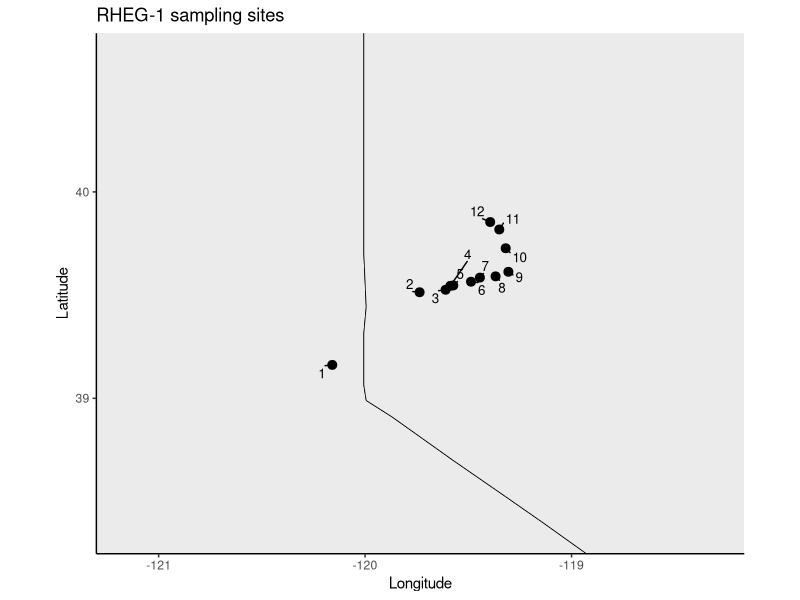
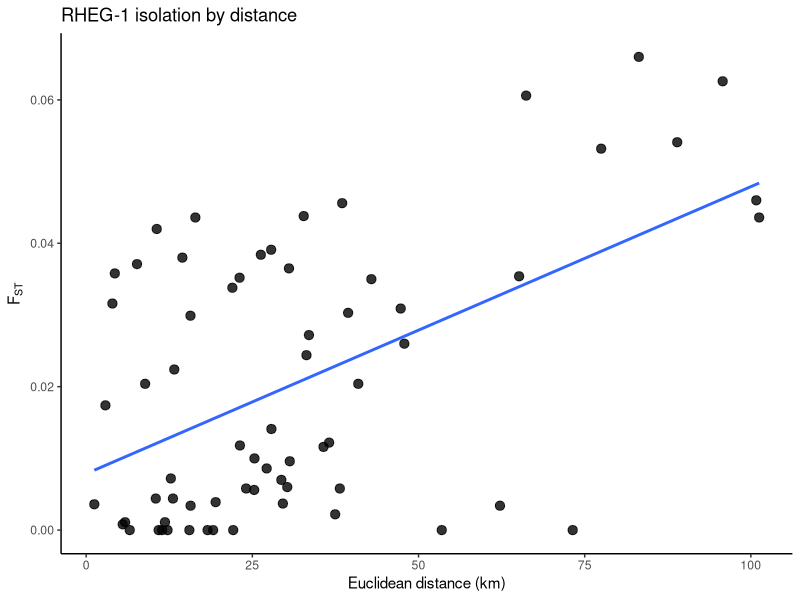

Here is the R script that generated these plots, in order: (Note: this script raises an error after producing the figures.)
# -----------------------------
# RHEG-1 Lahontan redside
# Truckee River, 2008
# pairwise FST matrix + site coordinates + map + IBD plot
# -----------------------------

library(ggplot2)
library(ggrepel)
library(geosphere)
library(maps)

# ------------------------------
# paths
# ------------------------------
save_dir <- "/Users/johnmccall/Library/CloudStorage/OneDrive-TheOhioStateUniversity/Spring_2026/Landgen_DGS/DGS-Patterns-of-Fish-Diversity/DGS-Patterns-of-Fish-Diversity/Objective 2/Data/RHEG-1"

# -----------------------------
# 0) site coordinates
# Table 1 in Peacock et al. 2016
# site numbering matches FST matrix order below
# -----------------------------
RHEG_1_coords <- data.frame(
  site = as.character(1:12),
  site_name = c(
    "TahoeB", "RenoA", "McRC", "McRB", "McRA", "McRD",
    "WadsA", "WadsB", "WadsC", "NixonA", "NixonB", "NixonC"
  ),
  lat = c(
    39.162, 39.514, 39.526, 39.545, 39.547, 39.565,
    39.585, 39.591, 39.613, 39.727, 39.818, 39.854
  ),
  lon = c(
    -120.159, -119.736, -119.610, -119.587, -119.573, -119.487,
    -119.444, -119.368, -119.306, -119.319, -119.350, -119.394
  ),
  stringsAsFactors = FALSE
)

# -----------------------------
# 1) map
# -----------------------------
usa <- map_data("state")
can <- map_data("world", region = "Canada")

xpad <- 1.0
ypad <- 0.8

xlim_map <- c(min(RHEG_1_coords$lon) - xpad, max(RHEG_1_coords$lon) + xpad)
ylim_map <- c(min(RHEG_1_coords$lat) - ypad, max(RHEG_1_coords$lat) + ypad)

ggplot() +
  geom_polygon(data = usa, aes(x = long, y = lat, group = group),
               fill = "grey92", color = "black", linewidth = 0.25) +
  geom_polygon(data = can, aes(x = long, y = lat, group = group),
               fill = "grey86", color = "black", linewidth = 0.25) +
  geom_point(data = RHEG_1_coords, aes(x = lon, y = lat), size = 2.7) +
  ggrepel::geom_text_repel(
    data = RHEG_1_coords,
    aes(x = lon, y = lat, label = site),
    size = 3.4,
    seed = 1,
    min.segment.length = 0
  ) +
  coord_fixed(xlim = xlim_map, ylim = ylim_map) +
  theme_classic() +
  labs(x = "Longitude", y = "Latitude", title = "RHEG-1 sampling sites")

# -----------------------------
# 2) geographic distance matrix
# -----------------------------
geo_dist_km <- geosphere::distm(
  as.matrix(RHEG_1_coords[, c("lon", "lat")]),
  fun = geosphere::distHaversine
) / 1000

rownames(geo_dist_km) <- RHEG_1_coords$site
colnames(geo_dist_km) <- RHEG_1_coords$site

# -----------------------------
# 3) helper
# -----------------------------
fill_sym_from_lower <- function(pops, vals, diag_val = 0) {
  n <- length(pops)
  stopifnot(length(vals) == n * (n - 1) / 2)

  mat <- matrix(0, nrow = n, ncol = n, dimnames = list(pops, pops))

  k <- 1
  for (i in 2:n) {
    for (j in 1:(i - 1)) {
      mat[i, j] <- vals[k]
      mat[j, i] <- vals[k]
      k <- k + 1
    }
  }

  diag(mat) <- diag_val
  mat
}

# -----------------------------
# 4) pairwise FST matrix
# S5 Table (C): Lahontan redside, 2008
# lower triangle, row-wise order
# -----------------------------
fst_vals <- c(
  # 2
  -0.0053,

  # 3
  0.0034, -0.004,

  # 4
  0.0354, 0.0224, 0.0174,

  # 5
  0.0606, 0.0380, 0.0316, 0.0036,

  # 6
  -0.0071, -0.0025, -0.0039, 0.0204, 0.0371,

  # 7
  0.0532, 0.0384, 0.0299, 0.0044, 0.0011, 0.0358,

  # 8
  0.0660, 0.0438, 0.0338, 0.0039, -0.0010, 0.0420, -0.0024,

  # 9
  0.0541, 0.0456, 0.0391, 0.0056, 0.0058, 0.0436, -0.0007, 0.0011,

  # 10
  0.0626, 0.0350, 0.0272, 0.0096, 0.0037, 0.0352, -0.0031, 0.0034, 0.0072,

  # 11
  0.0460, 0.0309, 0.0303, 0.0122, 0.0116, 0.0365, 0.0086, 0.0100, 0.0118, 0.0044,

  # 12
  0.0436, 0.0260, 0.0204, 0.0058, 0.0022, 0.0244, 0.0060, 0.0070, 0.0141, -0.0063, 0.0008
)

RHEG_1_fst <- fill_sym_from_lower(
  pops = RHEG_1_coords$site,
  vals = fst_vals,
  diag_val = 0
)

RHEG_1_fst[RHEG_1_fst < 0] <- 0

# -----------------------------
# 5) pairwise dataframe for IBD plot
# -----------------------------
ibd_df <- data.frame(
  site1   = rownames(RHEG_1_fst)[row(RHEG_1_fst)[upper.tri(RHEG_1_fst)]],
  site2   = colnames(RHEG_1_fst)[col(RHEG_1_fst)[upper.tri(RHEG_1_fst)]],
  fst     = RHEG_1_fst[upper.tri(RHEG_1_fst)],
  dist_km = geo_dist_km[upper.tri(geo_dist_km)],
  stringsAsFactors = FALSE
)

# -----------------------------
# 6) IBD plot
# -----------------------------
ggplot(ibd_df, aes(x = dist_km, y = fst)) +
  geom_point(size = 2.8, alpha = 0.8) +
  geom_smooth(method = "lm", se = FALSE) +
  theme_classic() +
  labs(
    x = "Euclidean distance (km)",
    y = expression(F[ST]),
    title = "RHEG-1 isolation by distance"
  )

# -----------------------------
# 7) quick checks
# -----------------------------
stopifnot(identical(rownames(RHEG_1_fst), RHEG_1_coords$site))
stopifnot(identical(colnames(RHEG_1_fst), RHEG_1_coords$site))
stopifnot(isTRUE(all.equal(RHEG_1_fst, t(RHEG_1_fst))))
stopifnot(length(fst_vals) == nrow(RHEG_1_coords) * (nrow(RHEG_1_coords) - 1) / 2)

# -----------------------------
# 8) save RData
# -----------------------------
out_dir <- file.path(save_dir, "data")
if (!dir.exists(out_dir)) {
  dir.create(out_dir, recursive = TRUE)
}

RHEG_1_coords <- RHEG_1_coords[, c("site", "lat", "lon")]

save(
  RHEG_1_fst,
  RHEG_1_coords,
  file = file.path(out_dir, "RHEG-1.RData")
)
